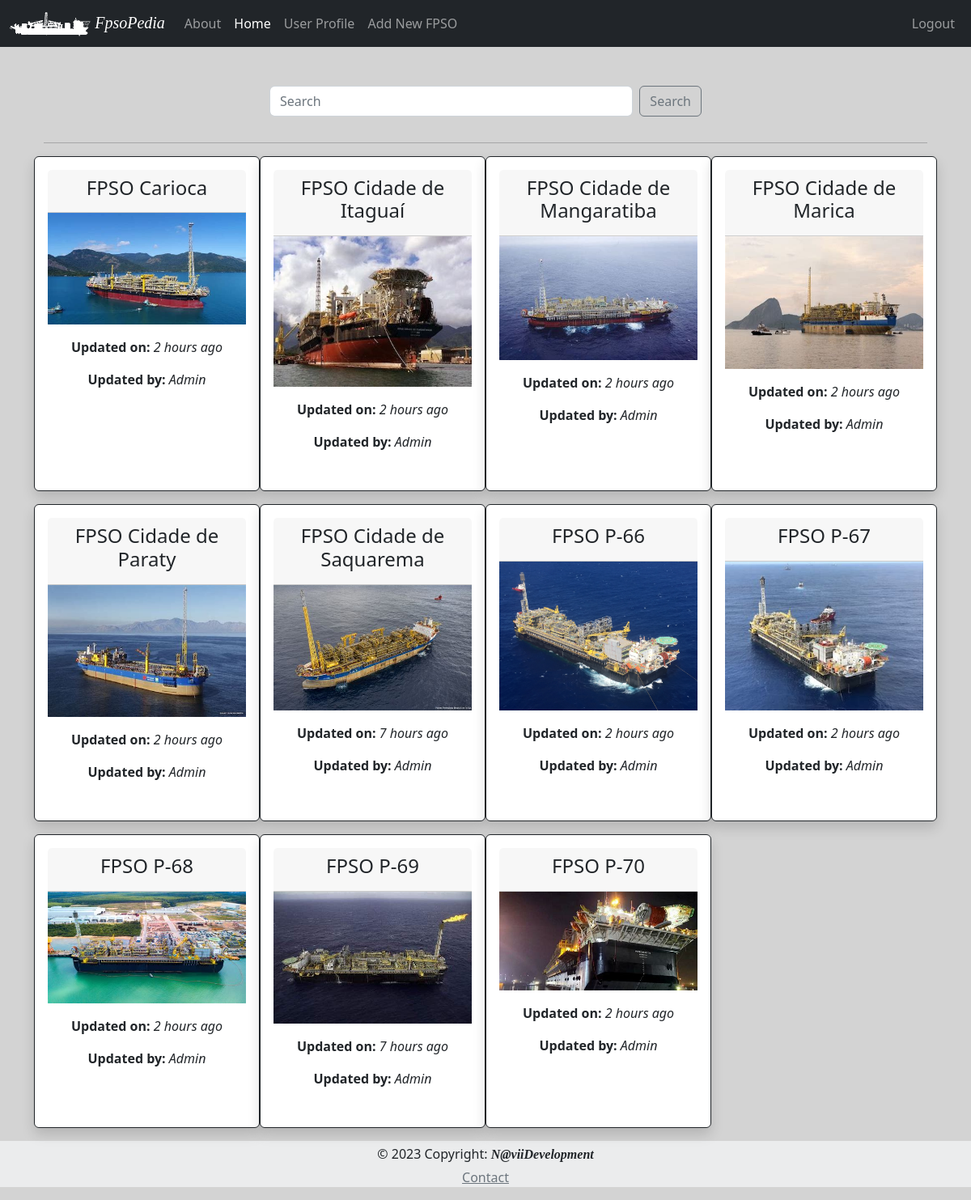
The app's page /index (signed in) with its own data.
### App/models.py (models this page shows, shortened)
class Fpso(db.Model):
    id = db.Column(db.Integer, primary_key=True)
    fpso_owner = db.Column(db.String, index=True, default="None")
    timestamp = db.Column(db.DateTime, default=datetime.utcnow)
    fpso_name = db.Column(db.String, unique=True, index=True)
    fpso_basin = db.Column(db.String, default="None", nullable = True)
    fpso_img_name = db.Column(db.String, default="default_fpso_card")
    fpso_remarks = db.Column(db.String, default="None")
    fpso_psn_lat_deg = db.Column(db.String, nullable = True)
    fpso_psn_lat_min = db.Column(db.String, nullable = True)
    fpso_psn_lat_sec = db.Column(db.String, nullable = True)
    fpso_psn_lat_NS = db.Column(db.String, default="S", nullable = True)
    fpso_psn_long_deg = db.Column(db.String, nullable = True)
    fpso_psn_long_min = db.Column(db.String, nullable = True)
    fpso_psn_long_sec = db.Column(db.String, nullable = True)
    fpso_psn_long_WE = db.Column(db.String, default="W", nullable = True)
    fpso_hdg = db.Column(db.String, nullable = True)
    fpso_disch_rate = db.Column(db.String, nullable = True)
    fpso_vhf = db.Column(db.String, default="None", nullable = True)
    fpso_email_1 = db.Column(db.String, default="fpso@example.com", nullable = True)
    fpso_email_2 = db.Column(db.String, default="fpso@example.com", nullable = True)
    fpso_email_3 = db.Column(db.String, default="fpso@example.com", nullable = True)
    fpso_email_4 = db.Column(db.String, default="fpso@example.com", nullable = True)
    fpso_email_5 = db.Column(db.String, default="fpso@example.com", nullable = True)
    cargo_name = db.Column(db.String, nullable = True)
    cargo_API = db.Column(db.String, nullable = True)
    cargo_dens = db.Column(db.String, nullable = True)
    cargo_temp = db.Column(db.String, nullable = True)
    cargo_bsw = db.Column(db.String, nullable = True)
    cargo_line_displ_fwd = db.Column(db.String, nullable = True)
    cargo_Hose_Flush_fwd = db.Column(db.String, nullable = True)
    cargo_line_displ_aft = db.Column(db.String, nullable = True)
    cargo_Hose_Flush_aft = db.Column(db.String, nullable = True)
    cargo_info = db.Column(db.String, nullable = True)
    darps_ID_fwd = db.Column(db.String, nullable = True)
    darps_1_tdma_fwd = db.Column(db.String, nullable = True)
    darps_2_tdma_fwd = db.Column(db.String, nullable = True)
    darps_info_fwd = db.Column(db.String, nullable = True)
    darps_1_ts_fwd = db.Column(db.String, nullable = True)
    darps_2_ts_fwd= db.Column(db.String, nullable = True)
    darps_ID_aft = db.Column(db.String, nullable = True)
    darps_1_tdma_aft = db.Column(db.String, nullable = True)
    darps_2_tdma_aft = db.Column(db.String, nullable = True)
    darps_info_aft = db.Column(db.String, nullable = True)
    darps_1_ts_aft = db.Column(db.String, nullable = True)
    darps_2_ts_aft= db.Column(db.String, nullable = True)
    artemis_address_code_fwd = db.Column(db.String, nullable = True)
    artemis_freq_pair_fwd = db.Column(db.String, nullable = True)
    artemis_info_fwd = db.Column(db.String, nullable = True)
    fanbeam_info_fwd = db.Column(db.String, nullable = True)
    radius_info_fwd = db.Column(db.String, nullable = True)
    artemis_address_code_aft = db.Column(db.String, nullable = True)
    artemis_freq_pair_aft = db.Column(db.String, nullable = True)
    artemis_info_aft = db.Column(db.String, nullable = True)
    fanbeam_info_aft = db.Column(db.String, nullable = True)
    radius_info_aft = db.Column(db.String, nullable = True)

### App/routes.py (the view)
@app.route('/', methods=['GET', 'POST'])
@app.route('/index', methods=['GET', 'POST'])
def index():
    form = SearchForm()
    if form.validate_on_submit():
        search_for=form.search_for.data
        return redirect(url_for('search', fpso = search_for))
    fpso = Fpso.query.order_by(Fpso.fpso_name).all()
    return render_template('index.html', title="Home", fpsos=fpso, form=form)

### App/forms.py
class SearchForm(FlaskForm):
    search_for = StringField('search for', validators=[DataRequired()])
    submit = SubmitField('Search')

### App/models.py (called while the page is built)
@login.user_loader
def load_user(id):
    return User.query.get(int(id))

### App/templates/index.html (shortened to what this page needs)
{% extends "base.html" %}
{% set active_page = 'index' %}
{% block content %}
<div class="container">
    <div class="row justify-content-center">
        <form class="d-flex col col-lg-6 mb-3" method="post" role="search">
            {{ form.search_for(class="form-control me-2", placeholder='Search') }}
            {{ form.submit(class="btn btn-outline-secondary") }}
        </form>
    </div>
    <hr>
    <div class="row">
        {% if fpsos %}
            {% for fpso in fpsos %}
             {% include '_fpso.html' %}
            {% endfor %}
        {% else %}
            <p class="text-center text-muted">There no FPSO to dispaly!!!</p>
        {% endif %}
    </div>
</div>
{% endblock %}

### App/templates/_fpso.html (shortened to what this page needs)
{% set logo = fpso.fpso_img_name %}
<div class="card border-dark mb-3 col-12 col-lg-3 shadow p-3 bg-body rounded">
  <div class="card-header ">
    <h4>{{ fpso.fpso_name }}</h4>
  </div>
    <div class="row">
      <img src="{{ url_for('static', filename='img/{}.jpg'.format(logo)) }}" class="rounded float-start" alt="FPSO Image">
      <div class="col">
        <div class="card-body text-dark">
        <p class="card-text"><b>Updated on:</b> <em>{{ moment(fpso.timestamp).fromNow(refresh=True) }}</em></p>
        <p class="card-text"><b>Updated by:</b>  <em>{{ fpso.fpso_owner }}</em></p>
      </div>
    </div>
  </div>
</div>

### App/static/css/style.css (style rules this page uses)
body { background-color: lightgray; }

### records on screen
Fpso: fpso_name "FPSO Carioca", fpso_img_name (picture), timestamp "2 hours ago", fpso_owner "Admin"
Fpso: fpso_name "FPSO Cidade de Itaguaí", fpso_img_name (picture), timestamp "2 hours ago", fpso_owner "Admin"
Fpso: fpso_name "FPSO Cidade de Mangaratiba", fpso_img_name (picture), timestamp "2 hours ago", fpso_owner "Admin"
Fpso: fpso_name "FPSO Cidade de Marica", fpso_img_name (picture), timestamp "2 hours ago", fpso_owner "Admin"
Fpso: fpso_name "FPSO Cidade de Paraty", fpso_img_name (picture), timestamp "2 hours ago", fpso_owner "Admin"
Fpso: fpso_name "FPSO Cidade de Saquarema", fpso_img_name (picture), timestamp "7 hours ago", fpso_owner "Admin"
Fpso: fpso_name "FPSO P-66", fpso_img_name (picture), timestamp "2 hours ago", fpso_owner "Admin"
Fpso: fpso_name "FPSO P-67", fpso_img_name (picture), timestamp "2 hours ago", fpso_owner "Admin"
Fpso: fpso_name "FPSO P-68", fpso_img_name (picture), timestamp "2 hours ago", fpso_owner "Admin"
Fpso: fpso_name "FPSO P-69", fpso_img_name (picture), timestamp "7 hours ago", fpso_owner "Admin"
Fpso: fpso_name "FPSO P-70", fpso_img_name (picture), timestamp "2 hours ago", fpso_owner "Admin"
